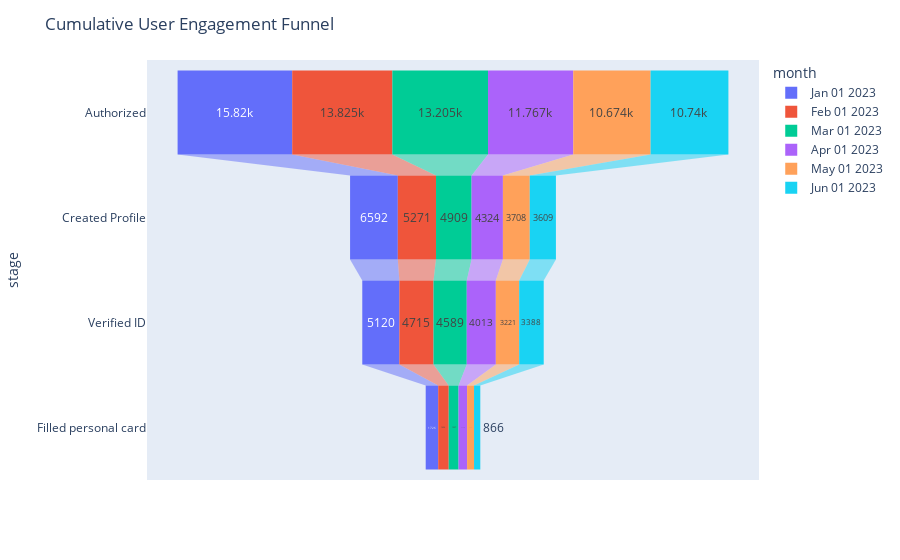

Notebook code for this chart:
### Code cell
import plotly.express as px
import pandas as pd
import matplotlib.pyplot as plt
import seaborn as sns

# Load your DataFrame
unique_users = pd.read_csv('unique_users.csv')

# Define the stages
stages = ['Authorized', 'Created Profile', 'Verified ID', 'Filled personal card']

# List to hold each month's DataFrame
monthly_dfs = []

# Iterate through each row (month) in the DataFrame
for index, row in unique_users.iterrows():
    month = row['Period']
    data = {'number': [row[stage] for stage in stages], 'stage': stages}
    df_month = pd.DataFrame(data)
    df_month['month'] = month
    monthly_dfs.append(df_month)

# Concatenate all monthly DataFrames
df_combined = pd.concat(monthly_dfs, axis=0)

# Create the funnel chart
fig = px.funnel(df_combined, x='number', y='stage', color='month')
fig.update_layout(title="Cumulative User Engagement Funnel")
fig.show()

### Figure 1 — Plotly figure (JSON) as saved in the notebook; plotly's stock layout.template omitted (floating-point values rounded to 4 significant figures)
{"data": [{"hovertemplate": "month=Jan 01 2023<br>number=%{x}<br>stage=%{y}<extra></extra>", "legendgroup": "Jan 01 2023", "marker": {"color": "#636efa"}, "name": "Jan 01 2023", "orientation": "h", "showlegend": true, "type": "funnel", "x": [15820, 6592, 5120, 1726], "xaxis": "x", "y": ["Authorized", "Created Profile", "Verified ID", "Filled personal card"], "yaxis": "y"}, {"hovertemplate": "month=Feb 01 2023<br>number=%{x}<br>stage=%{y}<extra></extra>", "legendgroup": "Feb 01 2023", "marker": {"color": "#EF553B"}, "name": "Feb 01 2023", "orientation": "h", "showlegend": true, "type": "funnel", "x": [13825, 5271, 4715, 1454], "xaxis": "x", "y": ["Authorized", "Created Profile", "Verified ID", "Filled personal card"], "yaxis": "y"}, {"hovertemplate": "month=Mar 01 2023<br>number=%{x}<br>stage=%{y}<extra></extra>", "legendgroup": "Mar 01 2023", "marker": {"color": "#00cc96"}, "name": "Mar 01 2023", "orientation": "h", "showlegend": true, "type": "funnel", "x": [13205, 4909, 4589, 1357], "xaxis": "x", "y": ["Authorized", "Created Profile", "Verified ID", "Filled personal card"], "yaxis": "y"}, {"hovertemplate": "month=Apr 01 2023<br>number=%{x}<br>stage=%{y}<extra></extra>", "legendgroup": "Apr 01 2023", "marker": {"color": "#ab63fa"}, "name": "Apr 01 2023", "orientation": "h", "showlegend": true, "type": "funnel", "x": [11767, 4324, 4013, 1175], "xaxis": "x", "y": ["Authorized", "Created Profile", "Verified ID", "Filled personal card"], "yaxis": "y"}, {"hovertemplate": "month=May 01 2023<br>number=%{x}<br>stage=%{y}<extra></extra>", "legendgroup": "May 01 2023", "marker": {"color": "#FFA15A"}, "name": "May 01 2023", "orientation": "h", "showlegend": true, "type": "funnel", "x": [10674, 3708, 3221, 960], "xaxis": "x", "y": ["Authorized", "Created Profile", "Verified ID", "Filled personal card"], "yaxis": "y"}, {"hovertemplate": "month=Jun 01 2023<br>number=%{x}<br>stage=%{y}<extra></extra>", "legendgroup": "Jun 01 2023", "marker": {"color": "#19d3f3"}, "name": "Jun 01 2023", "orientation": "h", "showlegend": true, "type": "funnel", "x": [10740, 3609, 3388, 866], "xaxis": "x", "y": ["Authorized", "Created Profile", "Verified ID", "Filled personal card"], "yaxis": "y"}], "layout": {"legend": {"title": {"text": "month"}, "tracegroupgap": 0}, "margin": {"t": 60}, "title": {"text": "Cumulative User Engagement Funnel"}, "xaxis": {"anchor": "y", "domain": [0, 1], "title": {"text": "number"}}, "yaxis": {"anchor": "x", "domain": [0, 1], "title": {"text": "stage"}}}}
